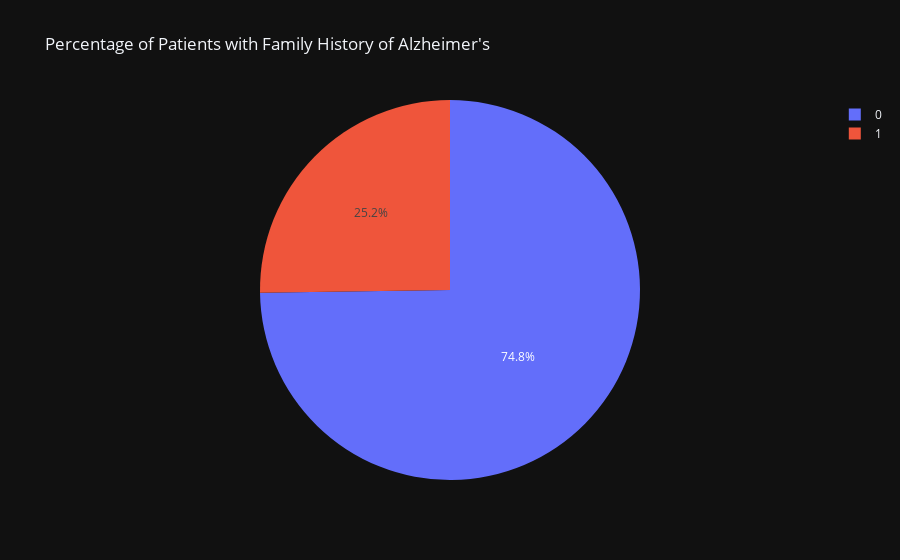

This figure's notebook cell:
### Code cell
# What is the percentage of patients with a family history of Alzheimer's?
family_history_percentage = df['FamilyHistoryAlzheimers'].value_counts(normalize=True) * 100
fig = px.pie(values=family_history_percentage, names=family_history_percentage.index, title='Percentage of Patients with Family History of Alzheimer\'s', template="plotly_dark")
fig.show()

### Figure 1 — Plotly figure (JSON) as saved in the notebook; plotly's stock layout.template omitted (floating-point values rounded to 4 significant figures)
{"data": [{"domain": {"x": [0, 1], "y": [0, 1]}, "hovertemplate": "label=%{label}<br>value=%{value}<extra></extra>", "labels": [0, 1], "legendgroup": "", "name": "", "showlegend": true, "type": "pie", "values": [74.78, 25.22]}], "layout": {"legend": {"tracegroupgap": 0}, "title": {"text": "Percentage of Patients with Family History of Alzheimer's"}}}
